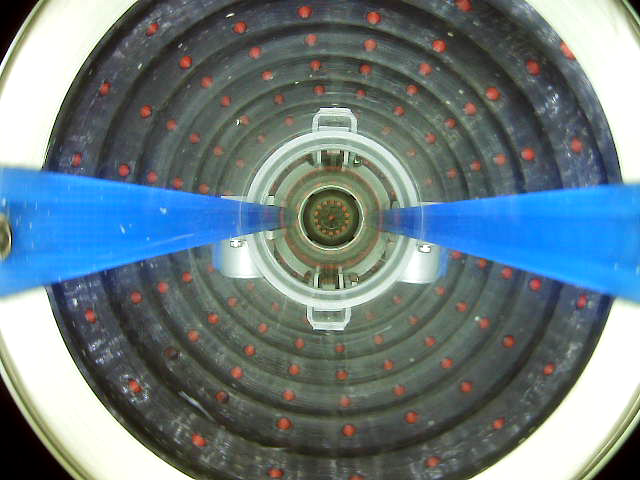
#> input picture images_time_2/img_1123_x40.00_z0.00_angle225.00_robot_height250.00.png, 640 x 480 px, found by its file name; its folder holds only this picture in this run
$ python data_preprocessing.py
#> lines starting #> are read from the running program, lines starting #| are printed output that depends on the picture; after the words box and inside, x2 and y2 are one past the last pixel; in counts of white or black regions, pixels touching at a corner belong together
#> further down, frame is the input picture: shape (480, 640, 3); mean B, G, R 129.8, 123.8, 106.2
import cv2
import numpy as np
import torch
import os

# Hàm xử lý ảnh
def process_image(frame):
    # Chuyển đổi ảnh sang không gian màu HSV
    hsv = cv2.cvtColor(frame, cv2.COLOR_BGR2HSV)
#> hsv: shape (480, 640, 3); mean H, S, V 62.7, 64.3, 140

    # Định nghĩa phạm vi màu đỏ trong HSV
    lower_red = np.array([0, 105, 79])
    upper_red = np.array([18, 255, 255])
    lower_red2 = np.array([165, 90, 113])
    upper_red2 = np.array([255, 255, 255])

    # Tạo các mặt nạ để phát hiện màu đỏ
    mask1 = cv2.inRange(hsv, lower_red, upper_red)
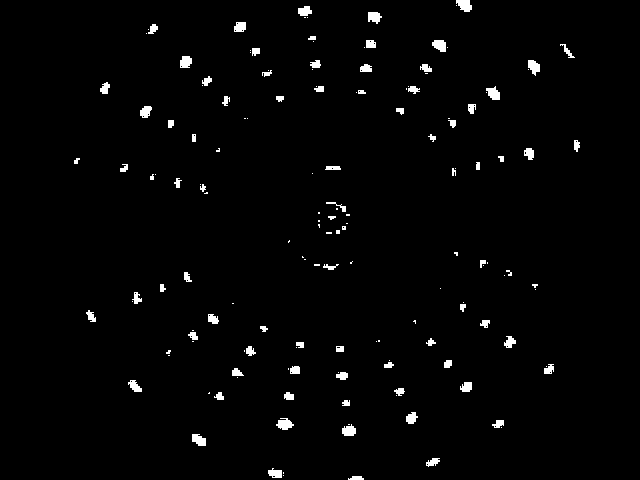
#> mask1: shape (480, 640); 1.8% white; 154 white regions (74 under 20 px), largest, box (x1, y1, x2, y2) and area: (456, 0, 472, 12) 140, (276, 418, 294, 430) 140, (432, 40, 446, 52) 130
    mask2 = cv2.inRange(hsv, lower_red2, upper_red2)
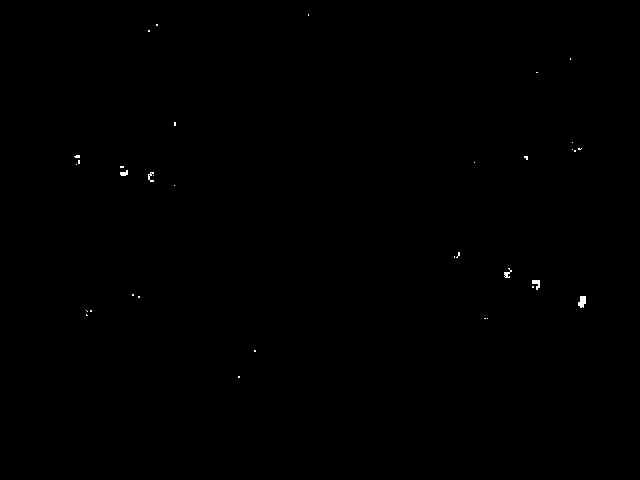
#> mask2: shape (480, 640); 0.11% white; 35 white regions (30 under 20 px), largest, box (x1, y1, x2, y2) and area: (578, 296, 586, 308) 71, (532, 280, 540, 290) 48, (504, 268, 512, 278) 35, (120, 170, 128, 176) 33, (148, 172, 154, 182) 30
    mask = mask1 + mask2
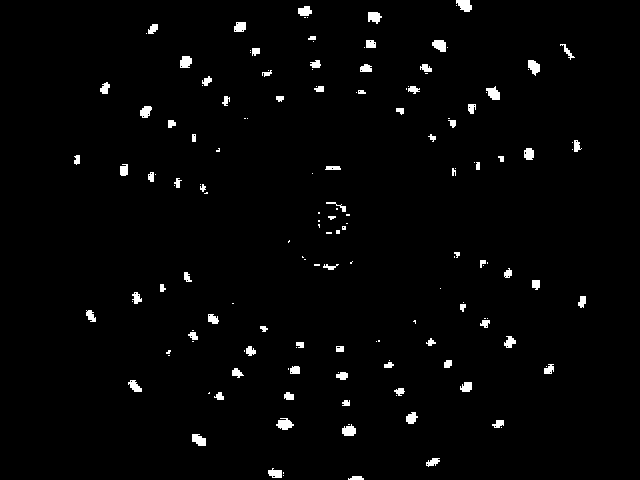
#> mask: shape (480, 640); 1.9% white; 158 white regions (74 under 20 px)

    # Tìm các đường bao của vùng màu đỏ
    contours, _ = cv2.findContours(mask, cv2.RETR_EXTERNAL, cv2.CHAIN_APPROX_SIMPLE)
#> contours = 158 contours, 82 with area under 20; largest, box (x1, y1, x2, y2) and area: (456, 0, 472, 12) 115, (276, 418, 294, 430) 110, (432, 40, 446, 52) 108, (528, 60, 540, 76) 106, (486, 86, 500, 100) 106

    # Tạo ảnh đầu ra màu đen
    output = np.zeros_like(frame)

    # Vẽ các đường bao đã phát hiện lên ảnh đầu ra
    cv2.drawContours(output, contours, -1, (255, 255, 255), thickness=cv2.FILLED)

    # Chuyển ảnh đầu ra sang ảnh xám
    gray_output = cv2.cvtColor(output, cv2.COLOR_BGR2GRAY)

    # Áp dụng phép toán giãn để làm rõ các vùng trắng
    kernel = np.ones((5, 5), np.uint8)
    gray_output = cv2.dilate(gray_output, kernel, iterations=1)
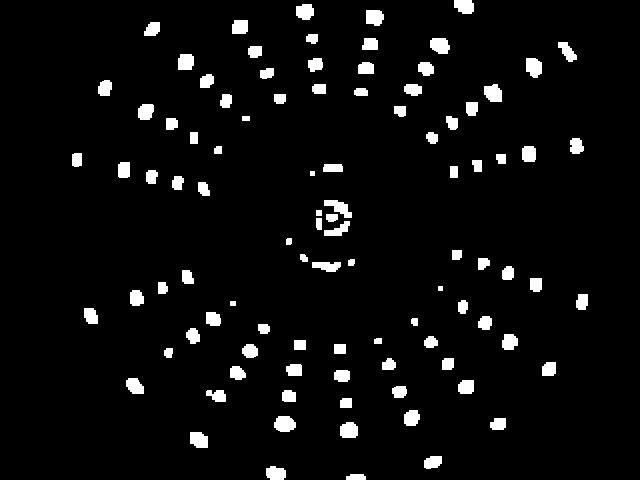
#> gray_output: shape (480, 640); 4.8% white; 98 white regions, largest, box (x1, y1, x2, y2) and area: (274, 416, 296, 432) 283, (526, 58, 542, 78) 261, (484, 84, 502, 102) 261

    # Áp dụng phép toán đóng để làm đầy các lỗ hổng nhỏ trong các chấm tròn
    gray_output = cv2.morphologyEx(gray_output, cv2.MORPH_CLOSE, kernel)
#> gray_output: shape (480, 640); 4.9% white; 94 white regions, largest, box (x1, y1, x2, y2) and area: (316, 200, 352, 236) 718, (274, 416, 296, 432) 283, (526, 58, 542, 78) 261

    # Áp dụng lọc trung vị để giảm nhiễu lấm tấm
    gray_output = cv2.medianBlur(gray_output, 5)
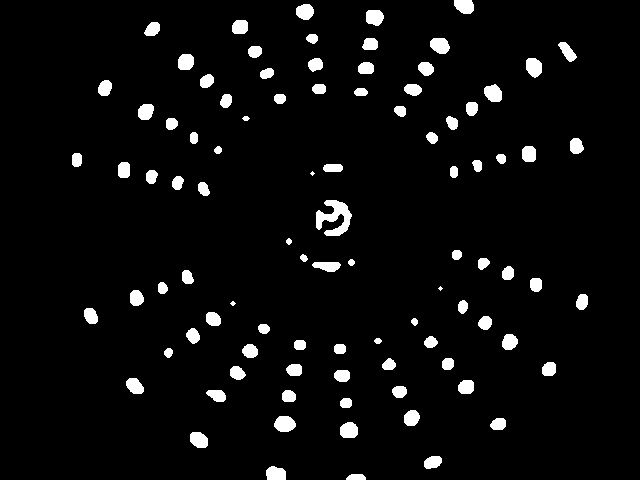
#> gray_output: shape (480, 640); 4.6% white; 94 white regions (3 under 20 px), largest, box (x1, y1, x2, y2) and area: (316, 200, 352, 236) 708, (274, 416, 296, 432) 277, (526, 58, 542, 78) 253

    # Chuẩn hóa ảnh về khoảng [0, 1]
    gray_output = gray_output.astype(np.float32) / 255.0

    return gray_output  # Trả về ảnh xám đã xử lý

# Đường dẫn đến thư mục ảnh đầu vào và đầu ra
input_dir = "/media/namcao/NAM CAO/Ubuntu/Blackmax_regression/images_time_2"   # Thay bằng đường dẫn thư mục chứa ảnh gốc
output_dir = "data_bw_time_2_new"                     # Thư mục đầu ra

# Tạo thư mục đầu ra nếu chưa tồn tại
os.makedirs(output_dir, exist_ok=True)

# Duyệt qua tất cả các ảnh trong thư mục đầu vào
for filename in os.listdir(input_dir):
    if filename.endswith((".jpg", ".png", ".jpeg")):  # Chỉ xử lý các định dạng ảnh phổ biến
        # Đọc ảnh
        img_path = os.path.join(input_dir, filename)
        frame = cv2.imread(img_path)

        # Kiểm tra nếu ảnh không thể đọc
        if frame is None:
            print(f"Không thể đọc ảnh {filename}")
            continue

        # Xử lý ảnh
        processed_image = process_image(frame)

        # Chuyển ảnh từ khoảng [0, 1] về khoảng [0, 255] để lưu dưới dạng ảnh
        processed_image = (processed_image * 255).astype(np.uint8)

        # Lưu ảnh đã xử lý vào thư mục đầu ra
        output_path = os.path.join(output_dir, filename)
        cv2.imwrite(output_path, processed_image)

        print(f"Đã xử lý và lưu ảnh: {output_path}")

print("Hoàn thành xử lý tất cả ảnh.")

$ run again, on images_time_2/img_1469_x20.00_z95.00_angle0.00_robot_height250.00.png
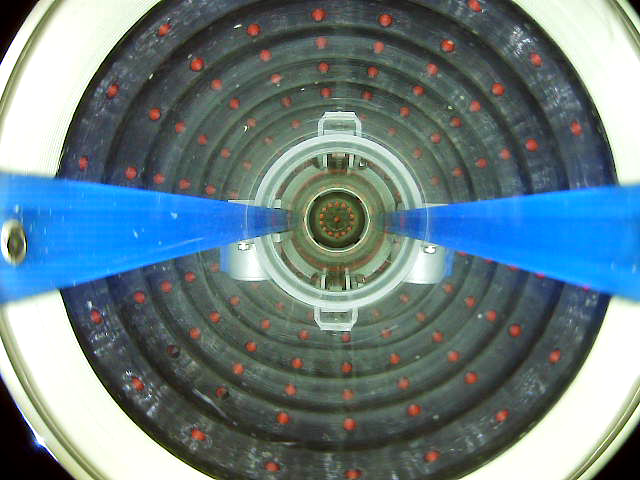
#> input picture images_time_2/img_1469_x20.00_z95.00_angle0.00_robot_height250.00.png, 640 x 480 px, found by its file name
#> frame is the input picture: shape (480, 640, 3); mean B, G, R 131.9, 125.9, 104.3
#> hsv: shape (480, 640, 3); mean H, S, V 66.9, 71.3, 142.6
#> in process_image, `mask1 = cv2.inRange(hsv, lower_red, upper_red)`:
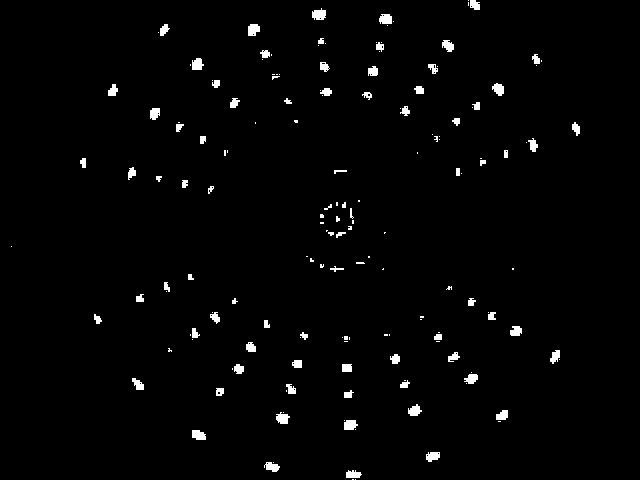
#> mask1: shape (480, 640); 1.8% white; 165 white regions (87 under 20 px), largest, box (x1, y1, x2, y2) and area: (312, 8, 326, 20) 127, (248, 24, 260, 36) 119, (344, 420, 358, 430) 116
#> mask2: shape (480, 640); 0.09% white in thin lines or dots, all inside (x1, y1, x2, y2) = (80, 9, 576, 394)
#> mask: shape (480, 640); 1.9% white; 170 white regions (92 under 20 px)
#> contours = 170 contours, 100 with area under 20; largest, box (x1, y1, x2, y2) and area: (312, 8, 326, 20) 106, (247, 24, 260, 36) 104, (192, 58, 204, 70) 96, (344, 420, 358, 430) 95, (192, 430, 206, 440) 94
#> output: shape (480, 640, 3); 1.9% white; 170 white regions (92 under 20 px), largest, box (x1, y1, x2, y2) and area: (312, 8, 326, 20) 130, (247, 24, 260, 36) 125, (192, 58, 204, 70) 120
#> in process_image, `gray_output = cv2.medianBlur(gray_output, 5)`:
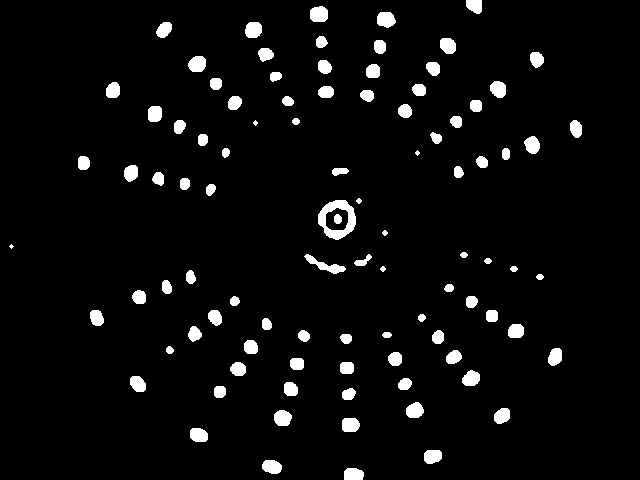
#> gray_output: shape (480, 640); 4.5% white; 96 white regions (3 under 20 px), largest, box (x1, y1, x2, y2) and area: (318, 200, 356, 240) 732, (304, 254, 346, 274) 281, (310, 6, 328, 22) 249
